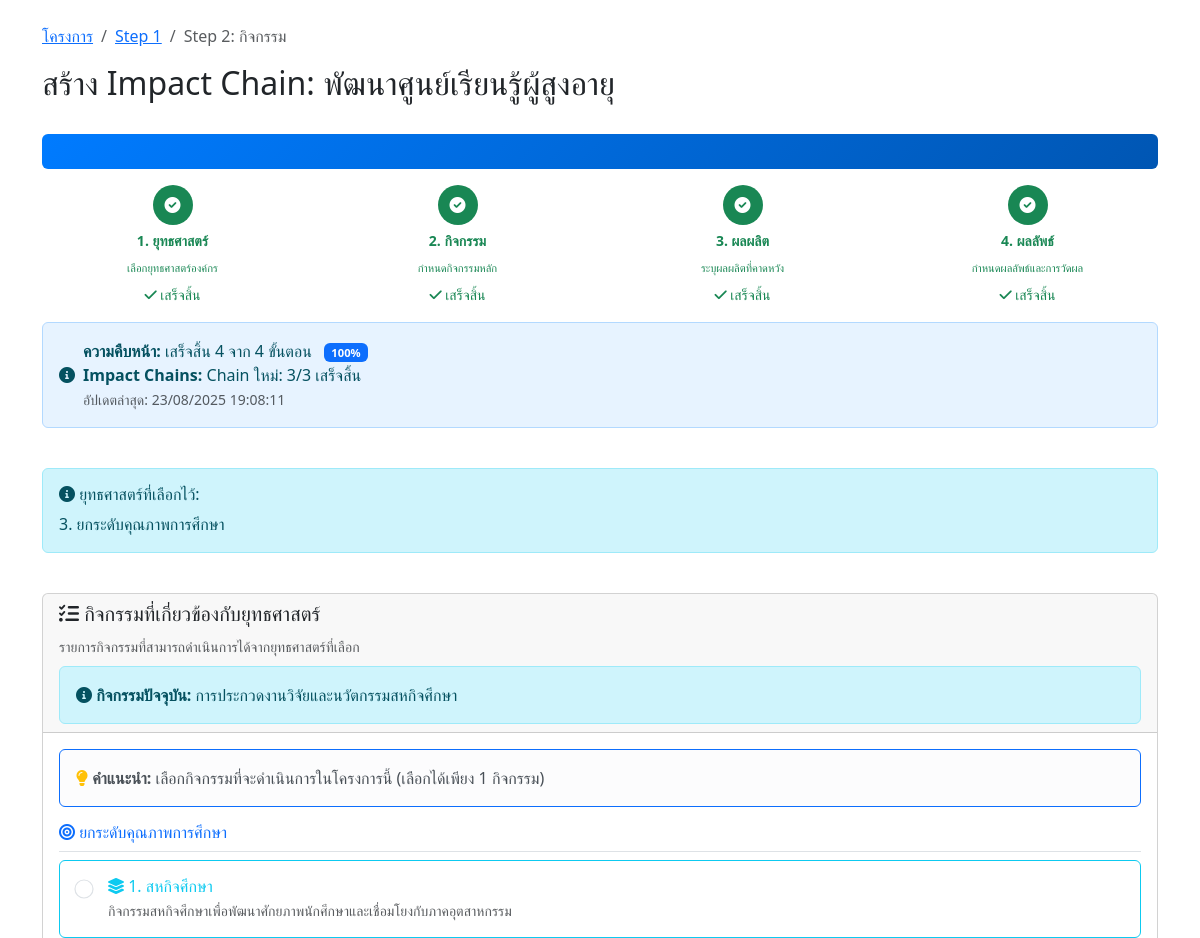
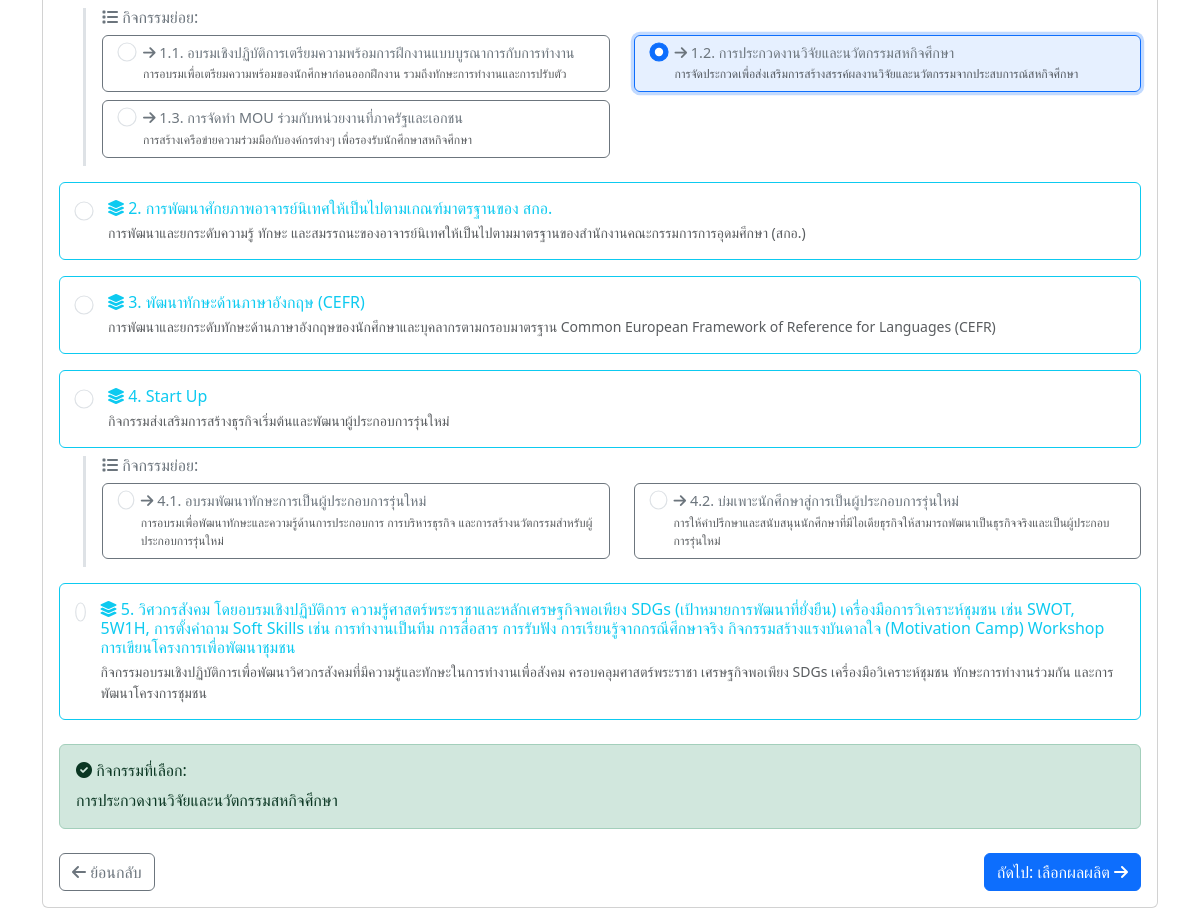
The page /impact-chain/step2-activity.php?project_id=2 (signed in) on the database its author committed (2 pictures, top to bottom).
### tables this page shows
CREATE TABLE `projects` (
  `id` int(11) NOT NULL,
  `project_code` varchar(50) NOT NULL COMMENT 'รหัสโครงการ',
  `name` varchar(500) NOT NULL COMMENT 'ชื่อโครงการ',
  `description` text DEFAULT NULL COMMENT 'รายละเอียดโครงการ',
  `objective` text DEFAULT NULL COMMENT 'วัตถุประสงค์โครงการ',
  `start_date` date DEFAULT NULL COMMENT 'วันที่เริ่มโครงการ',
  `end_date` date DEFAULT NULL COMMENT 'วันที่สิ้นสุดโครงการ',
  `budget` decimal(15,2) DEFAULT NULL COMMENT 'งบประมาณ',
  `organization` varchar(300) DEFAULT NULL COMMENT 'หน่วยงาน/องค์กร',
  `project_manager` varchar(200) DEFAULT NULL COMMENT 'ผู้จัดการโครงการ',
  `status` enum('incompleted','completed') DEFAULT 'incompleted' COMMENT 'สถานะโครงการ',
  `created_by` varchar(100) DEFAULT NULL COMMENT 'ผู้สร้าง',
  `created_at` timestamp NOT NULL DEFAULT current_timestamp(),
  `updated_at` timestamp NOT NULL DEFAULT current_timestamp() ON UPDATE current_timestamp(),
  `impact_chain_status` longtext DEFAULT NULL CHECK (json_valid(`impact_chain_status`)),
  `total_impact_chains` int(11) DEFAULT 0 COMMENT 'จำนวน Impact Chain ทั้งหมด',
  `current_chain_id` int(11) DEFAULT NULL COMMENT 'Impact Chain ที่กำลังทำอยู่'
);

CREATE TABLE `project_strategies` (
  `id` int(11) NOT NULL,
  `project_id` int(11) NOT NULL COMMENT 'รหัสโครงการ',
  `strategy_id` int(11) NOT NULL COMMENT 'รหัสยุทธศาสตร์',
  `created_by` varchar(100) DEFAULT NULL COMMENT 'ผู้สร้าง',
  `created_at` timestamp NOT NULL DEFAULT current_timestamp(),
  `updated_at` timestamp NOT NULL DEFAULT current_timestamp() ON UPDATE current_timestamp()
);

CREATE TABLE `strategies` (
  `strategy_id` int(11) NOT NULL,
  `strategy_code` varchar(50) NOT NULL,
  `strategy_name` varchar(255) NOT NULL,
  `description` text DEFAULT NULL,
  `created_at` timestamp NOT NULL DEFAULT current_timestamp()
);

CREATE TABLE `project_activities` (
  `id` int(11) NOT NULL,
  `project_id` int(11) NOT NULL COMMENT 'รหัสโครงการ',
  `activity_id` int(11) NOT NULL COMMENT 'รหัสกิจกรรม',
  `created_by` varchar(100) DEFAULT NULL COMMENT 'ผู้สร้าง',
  `created_at` timestamp NOT NULL DEFAULT current_timestamp(),
  `updated_at` timestamp NOT NULL DEFAULT current_timestamp() ON UPDATE current_timestamp()
);

CREATE TABLE `activities` (
  `activity_id` int(11) NOT NULL,
  `strategy_id` int(11) NOT NULL,
  `activity_code` varchar(20) NOT NULL,
  `activity_name` varchar(500) NOT NULL,
  `activity_description` text DEFAULT NULL
);

### impact-chain/step2-activity.php (the view, shortened to what the rows shown need)
<?php
require_once '../config.php';
$project_id = isset($_GET['project_id']) ? (int)$_GET['project_id'] : 0;
$user_id = $_SESSION['user_id'];
$check_query = "SELECT * FROM projects WHERE id = ? AND created_by = ?";
$check_stmt = mysqli_prepare($conn, $check_query);
mysqli_stmt_bind_param($check_stmt, 'is', $project_id, $user_id);
mysqli_stmt_execute($check_stmt);
$project_result = mysqli_stmt_get_result($check_stmt);
$project = mysqli_fetch_assoc($project_result);
$selected_strategies = [];
$strategy_query = "SELECT ps.strategy_id, s.strategy_name
                   FROM project_strategies ps
                   JOIN strategies s ON ps.strategy_id = s.strategy_id
                   WHERE ps.project_id = ?";
$strategy_stmt = mysqli_prepare($conn, $strategy_query);
mysqli_stmt_bind_param($strategy_stmt, 'i', $project_id);
mysqli_stmt_execute($strategy_stmt);
$strategy_result = mysqli_stmt_get_result($strategy_stmt);
if (mysqli_num_rows($strategy_result) > 0) {
    while ($strategy = mysqli_fetch_assoc($strategy_result)) {
        $selected_strategies[] = $strategy;
    }
} else {
    $_SESSION['error_message'] = "กรุณาเลือกยุทธศาสตร์ก่อน";
    header("location: step1-strategy.php?project_id=" . $project_id);
    exit;
}
$strategy_ids = array_column($selected_strategies, 'strategy_id');
$activities = [];
if (!empty($strategy_ids)) {
    $strategy_ids_str = implode(',', array_map('intval', $strategy_ids));
    $activities_query = "SELECT a.*, s.strategy_name
                         FROM activities a
                         JOIN strategies s ON a.strategy_id = s.strategy_id
                         WHERE a.strategy_id IN ($strategy_ids_str)
                         ORDER BY a.activity_code ASC";
    $activities_result = mysqli_query($conn, $activities_query);
    $activities = mysqli_fetch_all($activities_result, MYSQLI_ASSOC);
}
$selected_activities = [];
$selected_activity_ids = [];
$selected_activity_query = "SELECT pa.activity_id, a.activity_name, a.activity_code
                           FROM project_activities pa
                           JOIN activities a ON pa.activity_id = a.activity_id
                           WHERE pa.project_id = ?";
$selected_activity_stmt = mysqli_prepare($conn, $selected_activity_query);
mysqli_stmt_bind_param($selected_activity_stmt, 'i', $project_id);
mysqli_stmt_execute($selected_activity_stmt);
$selected_activity_result = mysqli_stmt_get_result($selected_activity_stmt);
while ($activity = mysqli_fetch_assoc($selected_activity_result)) {
    $selected_activities[] = $activity;
    $selected_activity_ids[] = $activity['activity_id'];
}
$level1_activities = [];
$level2_activities = [];
foreach ($activities as $activity) {
    $code_parts = explode('.', $activity['activity_code']);
    if (count($code_parts) == 1) {
        $level1_activities[$activity['strategy_name']][] = $activity;
    } else {
        $parent_code = $code_parts[0];
        $level2_activities[$parent_code][] = $activity;
    }
}
?>
<!DOCTYPE html>
<html lang="th">
<head>
    <link href="https://cdn.jsdelivr.net/npm/bootstrap@5.3.0/dist/css/bootstrap.min.css" rel="stylesheet">
    <link href="https://cdnjs.cloudflare.com/ajax/libs/font-awesome/6.0.0/css/all.min.css" rel="stylesheet">
</head>
<body>
    <div class="container mt-4">
        <div class="row mb-4">
            <div class="col-12">
                <nav aria-label="breadcrumb">
                    <ol class="breadcrumb">
                    </ol>
                </nav>
                <?php if (isset($_GET['new_chain']) && $_GET['new_chain'] == '1'): ?>
                    <h2><i class="fas fa-plus text-success"></i> สร้าง Impact Chain ใหม่: <?php echo htmlspecialchars($project['name']); ?></h2>
                    <div class="alert alert-success">
                        <i class="fas fa-info-circle"></i> <strong>สร้าง Impact Chain เพิ่มเติม</strong> - เลือกกิจกรรมใหม่สำหรับ Impact Chain ถัดไป
                    </div>
                <?php else: ?>
                    <h2>สร้าง Impact Chain: <?php echo htmlspecialchars($project['name']); ?></h2>
                <?php endif; ?>
            </div>
        </div>
        <div class="row mb-4">
            <div class="col-12">
                <div class="alert alert-info">
                    <div class="mb-0">
                        <?php foreach ($selected_strategies as $strategy): ?>
                            <div><?php echo htmlspecialchars($strategy['strategy_id']); ?>. <?php echo htmlspecialchars($strategy['strategy_name']); ?></div>
                        <?php endforeach; ?>
                    </div>
                </div>
            </div>
        </div>
        <div class="row">
            <div class="col-12">
                <div class="card">
                    <div class="card-header">
                        <?php if (!empty($selected_activities)): ?>
                            <div class="mt-2">
                                <div class="alert alert-info mb-0">
                                    <i class="fas fa-info-circle"></i>
                                    <strong>กิจกรรมปัจจุบัน:</strong>
                                    <?php echo htmlspecialchars($selected_activities[0]['activity_name']); ?>
                                </div>
                            </div>
                        <?php endif; ?>
                    </div>
                    <div class="card-body">
                        <?php if (empty($level1_activities)): ?>
                            <div class="alert alert-warning">
                                <i class="fas fa-exclamation-triangle"></i> ไม่พบข้อมูลกิจกรรมที่เกี่ยวข้องกับยุทธศาสตร์ที่เลือก
                            </div>
                            <div class="d-flex justify-content-between">
                                <a href="step1-strategy.php?project_id=<?php echo $project_id; ?>" class="btn btn-outline-secondary">
                                    <i class="fas fa-arrow-left"></i> ย้อนกลับ
                                </a>
                            </div>
                        <?php else: ?>
                            <form id="activityForm" method="POST" action="process-step2.php">
                                <?php foreach ($level1_activities as $strategy_name => $strategy_activities): ?>
                                    <div class="mb-4">
                                        <h6 class="text-primary border-bottom pb-2">
                                            <i class="fas fa-bullseye"></i> <?php echo htmlspecialchars($strategy_name); ?>
                                        </h6>
                                        <?php foreach ($strategy_activities as $main_activity): ?>
                                            <div class="mb-3">
                                                <div class="card border-info activity-card <?php echo in_array($main_activity['activity_id'], $selected_activity_ids) ? 'selected' : ''; ?>"
                                                    onclick="selectActivity('<?php echo $main_activity['activity_id']; ?>')">
                                                    <div class="card-body">
                                                        <div class="d-flex align-items-start">
                                                            <input type="radio"
                                                                class="form-check-input activity-radio me-3 mt-1"
                                                                name="selected_activity"
                                                                value="<?php echo $main_activity['activity_id']; ?>"
                                                                id="activity_<?php echo $main_activity['activity_id']; ?>"
                                                                <?php echo in_array($main_activity['activity_id'], $selected_activity_ids) ? 'checked' : ''; ?>>
                                                            <div class="flex-grow-1">
                                                                <h6 class="card-title text-info mb-1">
                                                                    <i class="fas fa-layer-group"></i> <?php echo $main_activity['activity_code']; ?>. <?php echo htmlspecialchars($main_activity['activity_name']); ?>
                                                                </h6>
                                                                <?php if (!empty($main_activity['activity_description'])): ?>
                                                                    <p class="card-text text-muted small mb-0">
                                                                        <?php echo htmlspecialchars($main_activity['activity_description']); ?>
                                                                    </p>
                                                                <?php endif; ?>
                                                            </div>
                                                        </div>
                                                    </div>
                                                </div>
                                                <?php if (isset($level2_activities[$main_activity['activity_code']])): ?>
                                                    <div class="ms-4 mt-2">
                                                        <h6 class="text-secondary mb-2">
                                                            <i class="fas fa-list"></i> กิจกรรมย่อย:
                                                        </h6>
                                                        <div class="row">
                                                            <?php
                                                            foreach ($level2_activities[$main_activity['activity_code']] as $sub_activity):
                                                            ?>
                                                                <div class="col-md-6 mb-2">
                                                                    <div class="card border-secondary activity-card <?php echo in_array($sub_activity['activity_id'], $selected_activity_ids) ? 'selected' : ''; ?>"
                                                                        onclick="selectActivity('<?php echo $sub_activity['activity_id']; ?>')">
                                                                        <div class="card-body py-2">
                                                                            <div class="d-flex align-items-start">
                                                                                <input type="radio"
                                                                                    class="form-check-input activity-radio me-2 mt-0"
                                                                                    name="selected_activity"
                                                                                    value="<?php echo $sub_activity['activity_id']; ?>"
                                                                                    id="activity_<?php echo $sub_activity['activity_id']; ?>"
                                                                                    <?php echo in_array($sub_activity['activity_id'], $selected_activity_ids) ? 'checked' : ''; ?>>
                                                                                <div class="flex-grow-1">
                                                                                    <h6 class="card-title text-secondary mb-1" style="font-size: 0.9rem;">
                                                                                        <i class="fas fa-arrow-right"></i> <?php echo $sub_activity['activity_code']; ?>. <?php echo htmlspecialchars($sub_activity['activity_name']); ?>
                                                                                    </h6>
                                                                                    <?php if (!empty($sub_activity['activity_description'])): ?>
                                                                                        <p class="card-text text-muted mb-0" style="font-size: 0.75rem;">
                                                                                            <?php echo htmlspecialchars($sub_activity['activity_description']); ?>
                                                                                        </p>
                                                                                    <?php endif; ?>
                                                                                </div>
                                                                            </div>
                                                                        </div>
                                                                    </div>
                                                                </div>
                                                            <?php
                                                            endforeach;
                                                            ?>
                                                        </div>
                                                    </div>
                                                <?php endif; ?>
                                            </div>
                                        <?php endforeach; ?>
                                    </div>
                                <?php endforeach; ?>
                            </form>
                        <?php endif; ?>
                    </div>
                </div>
            </div>
        </div>
    </div>
</body>
</html>

### rows shown on the page
projects: name "พัฒนาศูนย์เรียนรู้ผู้สูงอายุ"
project_strategies: strategy "3", strategy.strategy_name "ยกระดับคุณภาพการศึกษา"
project_activities: activity.activity_name "การประกวดงานวิจัยและนวัตกรรมสหกิจศึกษา"
activities: activity_code "1", activity_name "สหกิจศึกษา", activity_description "กิจกรรมสหกิจศึกษาเพื่อพัฒนาศักยภาพนักศึกษาและเชื่อมโยงกับภาคอุตสาหกรรม"
activities: activity_code "1.1", activity_name "อบรมเชิงปฏิบัติการเตรียมความพร้อมการฝึกงานแบบบูรณาการกับการทำงาน", activity_description "การอบรมเพื่อเตรียมความพร้อมของนักศึกษาก่อนออกฝึกงาน รวมถึงทักษะการทำงานและการปรับตัว"
activities: activity_id "☑", activity_code "1.2", activity_name "การประกวดงานวิจัยและนวัตกรรมสหกิจศึกษา", activity_description "การจัดประกวดเพื่อส่งเสริมการสร้างสรรค์ผลงานวิจัยและนวัตกรรมจากประสบการณ์สหกิจศึกษา"
activities: activity_code "1.3", activity_name "การจัดทำ MOU ร่วมกับหน่วยงานที่ภาครัฐและเอกชน", activity_description "การสร้างเครือข่ายความร่วมมือกับองค์กรต่างๆ เพื่อรองรับนักศึกษาสหกิจศึกษา"
activities: activity_code "2", activity_name "การพัฒนาศักยภาพอาจารย์นิเทศให้เป็นไปตามเกณฑ์มาตรฐานของ สกอ.", activity_description "การพัฒนาและยกระดับความรู้ ทักษะ และสมรรถนะของอาจารย์นิเทศให้เป็นไปตามมาตรฐานของสำนักงานคณะกรรมการการอุดมศึกษา (สกอ.)"
activities: activity_code "3", activity_name "พัฒนาทักษะด้านภาษาอังกฤษ (CEFR)", activity_description "การพัฒนาและยกระดับทักษะด้านภาษาอังกฤษของนักศึกษาและบุคลากรตามกรอบมาตรฐาน Common European Framework of Reference for Languages (CEFR)"
activities: activity_code "4", activity_name "Start Up", activity_description "กิจกรรมส่งเสริมการสร้างธุรกิจเริ่มต้นและพัฒนาผู้ประกอบการรุ่นใหม่"
activities: activity_code "4.1", activity_name "อบรมพัฒนาทักษะการเป็นผู้ประกอบการรุ่นใหม่", activity_description "การอบรมเพื่อพัฒนาทักษะและความรู้ด้านการประกอบการ การบริหารธุรกิจ และการสร้างนวัตกรรมสำหรับผู้ประกอบการรุ่นใหม่"
activities: activity_code "4.2", activity_name "บ่มเพาะนักศึกษาสู่การเป็นผู้ประกอบการรุ่นใหม่", activity_description "การให้คำปรึกษาและสนับสนุนนักศึกษาที่มีไอเดียธุรกิจให้สามารถพัฒนาเป็นธุรกิจจริงและเป็นผู้ประกอบการรุ่นใหม่"
activities: activity_code "5", activity_name "วิศวกรสังคม โดยอบรมเชิงปฏิบัติการ ความรู้ศาสตร์พระราชาและหลักเศรษฐกิจพอเพียง SDGs (เป้าหมายการพัฒนาที่ยั่งยืน) เครื่องมือการวิเคราะห์ชุมชน เช่น SWOT, 5W1H, การตั้งคำถาม Soft Skills เช่น การทำงานเป็นทีม การสื่อสาร การรับฟัง การเรียนรู้จากกรณีศึกษาจริง กิจกรรมสร้างแรงบันดาลใจ (Motivation Camp) Workshop การเขียนโครงการเพื่อพัฒนาชุมชน", activity_description "กิจกรรมอบรมเชิงปฏิบัติการเพื่อพัฒนาวิศวกรสังคมที่มีความรู้และทักษะในการทำงานเพื่อสังคม ครอบคลุมศาสตร์พระราชา เศรษฐกิจพอเพียง SDGs เครื่องมือวิเคราะห์ชุมชน ทักษะการทำงานร่วมกัน และการพัฒนาโครงการชุมชน"

### other values the page prints
$steps[$i]['name'] "ยุทธศาสตร์"
$steps[$i]['description'] "เลือกยุทธศาสตร์องค์กร"
$steps[$i]['name'] "กิจกรรม"
$steps[$i]['description'] "กำหนดกิจกรรมหลัก"
$steps[$i]['name'] "ผลผลิต"
$steps[$i]['description'] "ระบุผลผลิตที่คาดหวัง"
$steps[$i]['name'] "ผลลัพธ์"
$steps[$i]['description'] "กำหนดผลลัพธ์และการวัดผล"
$completed_count "4"
$progress_percentage "100"
$multi_status['multiple_chains']['completed_chains'] "3"
$multi_status['multiple_chains']['total_chains'] "3"
date('d/m/Y H:i:s', strtotime($status['last_updated'])) "23/08/2025 19:08:11"
$strategy_name "ยกระดับคุณภาพการศึกษา"
